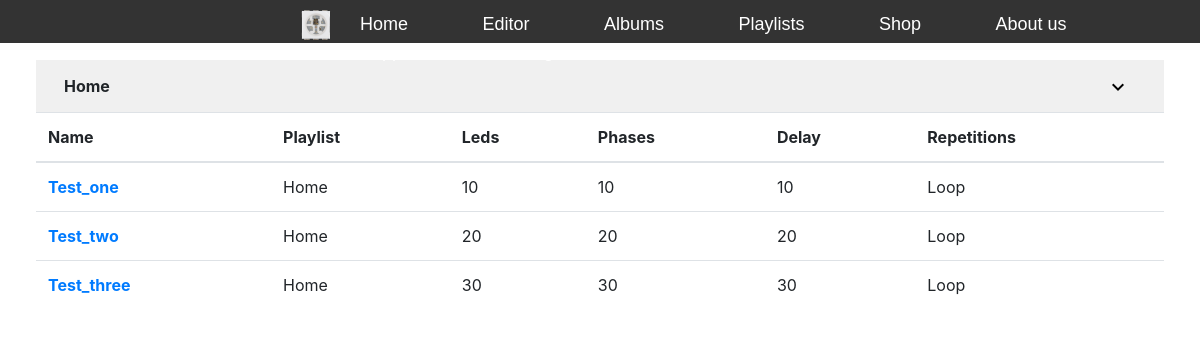
Before: /home/animation_album.php (signed in) with the older database file.
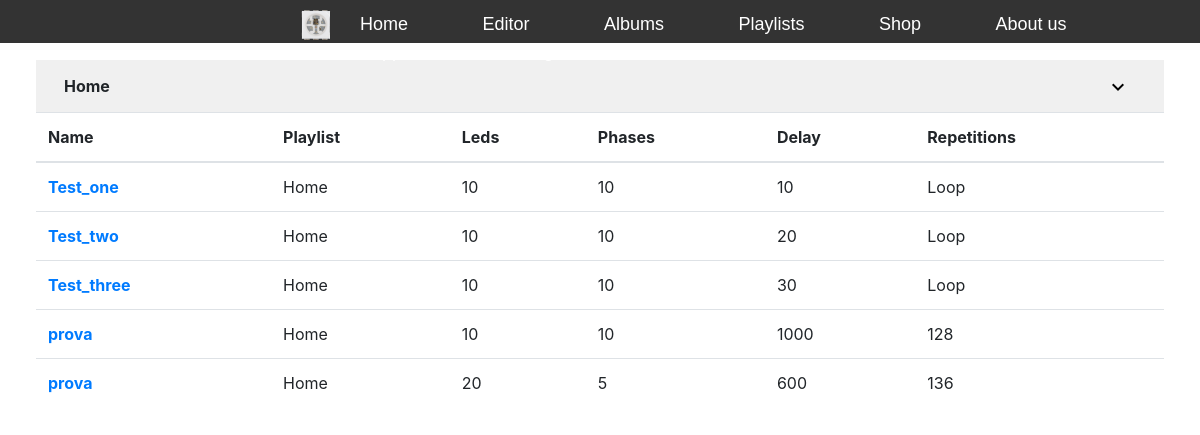
After: the same page with the newer database file.
### tables this page shows
CREATE TABLE `playlist` (
  `id` int(11) NOT NULL,
  `name` varchar(255) NOT NULL,
  `id_cluster` int(11) NOT NULL
);

CREATE TABLE `cluster` (
  `id` int(11) NOT NULL,
  `name` varchar(255) NOT NULL
);

CREATE TABLE `animation` (
  `id` int(11) NOT NULL,
  `id_pattern` int(11) NOT NULL,
  `id_playlist` int(11) NOT NULL,
  `name` varchar(30) NOT NULL,
  `leds_number` int(11) NOT NULL,
  `phases` int(11) NOT NULL,
  `delay` int(3) NOT NULL,
  `repeat` int(3) NOT NULL,
  `file_name` text NOT NULL
);

### home/animation_album.php (the view, shortened to what this page needs)
<?php
	if ( !isset( $_SESSION[ "user_id" ] ) )
	{
		header( "Location: /sign/signin.php" );
		die();
	}
	else
	{
		include "../connection/sleds_connect.php";
?>
<!DOCTYPE html>
<html lang="en">
	<head>
		<link rel="stylesheet" href="https://cdn.jsdelivr.net/npm/bootstrap@4.3.1/dist/css/bootstrap.min.css">
		<link rel = "stylesheet" href = "./style/style.css" >
		<link rel = "stylesheet" href = "../style/style_navbar.css" >
	</head>
	<body>
	<header>
		<div class="container">
			<img id = "logo" src = "/home/images/pixel.png" >
			<nav>
				<a href="/home/home.php">Home</a>
				<a href="/home/animation_editor/home.php">Editor</a>
				<a href="/home/animation_album.php">Albums</a>
				<a href="/home/animation_playlist.php">Playlists</a>
				<a href="">Shop</a>
				<a href="">About us</a>
				<a href="">Support</a>
				<a href="/home/profile/settings.php">Settings</a>
			</nav>
		</div>
	</header>
	<div class = "album_tables" >
		<?php
		$statement = $sleds_database -> prepare( "SELECT playlist.id, playlist.name, cluster.name FROM playlist JOIN cluster ON playlist.id_cluster=cluster.id JOIN relation_user_cluster ON relation_user_cluster.id_cluster=cluster.id WHERE relation_user_cluster.id_user=?" );
		$statement -> bind_param( "i", $_SESSION[ "user_id" ] );
		$statement -> execute();
		$playlists_result = $statement -> get_result();
		while ( $playlist = $playlists_result -> fetch_assoc() )
		{
			?>
			<div class = "table_hide_show">
				<a class = "hide_show_text"><?php echo $playlist[ "name" ]; ?></a>
				<a class = "material-icons hide_show" ><button class = "hide_show_button" id = "<?php echo $playlist[ "name" ]; ?>hide_show_icon" onclick="hide_show_table('<?php echo $playlist[ 'name' ]; ?>')">expand_more</button></a>
			</div>
			<div id="<?php echo $playlist[ 'name' ]; ?>_table">
				<table class = "table table-hover" >
				<thead>
					<tr>
						<th scope = "col" >Name</th>
						<th scope = "col" >Playlist</th>
						<th scope = "col" >Leds</th>
						<th scope = "col" >Phases</th>
						<th scope = "col" >Delay</th>
						<th scope = "col" >Repetitions</th>
					</tr>
				</thead>
				<tbody>
			<?php
			$statement = $sleds_database -> prepare( "SELECT animation.id, animation.name, animation.leds_number, animation.phases, animation.delay, animation.repeat FROM animation WHERE animation.id_playlist=?" );
			$statement -> bind_param( "i", $playlist[ "id" ] );
			$statement -> execute();
			$animations_result = $statement -> get_result();
				while ( $animation = $animations_result -> fetch_assoc() )
				{
					echo '
					<tr>
						<th scope = "row"><a href = "#' . $animation[ "id" ] . '" >' . $animation[ "name" ] . '</a></th>
						<td>' . $playlist[ "name" ] . '</td>
						<td>' . $animation[ "leds_number" ] . '</td>
						<td>' . $animation[ "phases" ] . '</td>
						<td>' . $animation[ "delay" ] . '</td>
						<td>';
						if ( $animation[ "repeat" ] == 255 )
							echo "Loop";
						else
							echo $animation[ "repeat" ];
						echo '</td>
					</tr>
					';
				}
			?>
				</tbody>
				</table>
			</div>
			<?php
		}
		?>
	</div>
	</body>
</html>
<?php
	}
?>

### home/style/style.css (style rules this page uses)
button { border-style: none; }
.lights_tables, .album_tables { padding-top: 5%; padding-left: 3%; padding-right: 3%; }
.table_hide_show { display: block; width: 100%; border: none; background-color: #F0F0F0; padding: 14px 28px; font-size: 16px; }
.hide_show_text { font-weight: bold; }
.hide_show { float: right; }
.hide_show_button { background-color: #F0F0F0; border-style: none; }

### style/style_navbar.css (style rules this page uses)
header { background-color: rgb(51,51,51); width: 100%; height: 43px; font-family: 'Alegreya Sans', sans-serif; font-weight: 100; position: fixed; }
.container { width: 75%; margin: 0 auto; padding-top: 7px; }
#logo { color :white; font-size:22px; position: absolute; top:8px; left: 25%; float: left; margin-top: 1px; }
nav { position: absolute; left: 30%; margin-top: 4px; }
nav a { text-decoration: none; color: white; margin-right: 70px; font-size: 18px; }

Changed rows visible on the page:
changed animation "Test_two": leds_number "20" → "10"; phases "20" → "10"
changed animation "Test_three": leds_number "30" → "10"; phases "30" → "10"
added animation: name "prova", $playlist[ "name" ] "Home", leds_number "10", phases "10", delay "1000", repeat "128"
added animation: name "prova", $playlist[ "name" ] "Home", leds_number "20", phases "5", delay "600", repeat "136"
